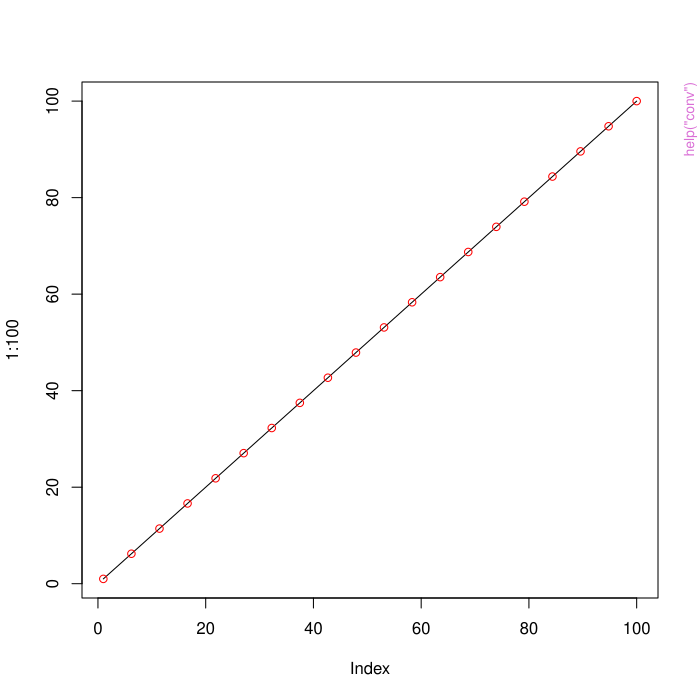

This chart was generated by the following R code:
pkgname <- "voice"
source(file.path(R.home("share"), "R", "examples-header.R"))
options(warn = 1)
library('voice')

base::assign(".oldSearch", base::search(), pos = 'CheckExEnv')
base::assign(".old_wd", base::getwd(), pos = 'CheckExEnv')
cleanEx()
nameEx("class_svm")
### * class_svm

flush(stderr()); flush(stdout())

### Name: class_svm
### Title: Fits, forecasts and gets performance from SVM models, serial and
###   parallelized.
### Aliases: class_svm

### ** Examples

library(voice)



cleanEx()
nameEx("conv")
### * conv

flush(stderr()); flush(stdout())

### Name: conv
### Title: Convolute vectors.
### Aliases: conv

### ** Examples

(c1 <- conv(1:100, compact.to = 0.2, drop.zeros = TRUE))
length(c1$y)
plot(1:100, type = 'l')
points(c1$x, c1$y, col='red')

(v2 <- c(1:5, rep(0,10), 1:10, rep(0,5), 10:20, rep(0,10)))
length(v2)
conv(v2, 0.1, drop.zeros = TRUE, to.data.frame = FALSE)
conv(v2, 0.1, drop.zeros = TRUE, to.data.frame = TRUE)
conv(v2, 0.2, drop.zeros = TRUE)
conv(v2, 0.2, drop.zeros = FALSE)

(v3 <- c(rep(0,10), 1:20, rep(0,3)))
(c3 <- conv(v3, 1/3, drop.zeros = FALSE, to.data.frame = FALSE))
lapply(c3, length)
plot(v3, type = 'l')
points(c3$x, c3$y, col = 'red')

(v4 <- c(rnorm(1:100)))
(c4 <- conv(v4, 1/4, round.off = 3))



cleanEx()
nameEx("conv_df")
### * conv_df

flush(stderr()); flush(stdout())

### Name: conv_df
### Title: Convolute data frames.
### Aliases: conv_df

### ** Examples

library(voice)

# get path to audio file
path2wav <- list.files(system.file('extdata', package = 'wrassp'),
pattern <- glob2rx('*.wav'), full.names = TRUE)

# getting all the 1092 features
ef <- extract_features(dirname(path2wav), features = c('f0','formants',
'zcr','mhs','rms','gain','rfc','ac','cep','dft','css','lps','mfcc'),
mc.cores = 1)

## Not run: 
##D (cef.df <- conv_df(ef, 0.1, id = 'file_name', mc.cores = 1))
##D (cef.df2 <- conv_df(ef, 0.1, id = 'file_name', drop.x = TRUE, mc.cores = 1))
##D 
##D dim(ef)
##D dim(cef.df)
##D dim(cef.df2)
##D (cef.list <- conv_df(ef, 0.1, id = 'file_name', to.data.frame = FALSE, mc.cores = 1))
## End(Not run)



cleanEx()
nameEx("conv_mc")
### * conv_mc

flush(stderr()); flush(stdout())

### Name: conv_mc
### Title: Convolute vectors using multicore.
### Aliases: conv_mc

### ** Examples

library(voice)
# Same result of conv() function if x is a vector
conv(1:100, compact.to = 0.1, drop.zeros = TRUE, to.data.frame = FALSE)
conv_mc(1:100, compact.to = 0.1, drop.zeros = TRUE, to.data.frame = FALSE)

conv(1:100, compact.to = 0.1, drop.zeros = TRUE, to.data.frame = TRUE)
conv_mc(1:100, compact.to = 0.1, drop.zeros = TRUE, to.data.frame = TRUE)

# get path to audio file
path2wav <- list.files(system.file('extdata', package = 'wrassp'),
pattern <- glob2rx('*.wav'), full.names = TRUE)

# getting all the 1092 features
ef <- extract_features(dirname(path2wav), features = c('f0','formants',
'zcr','mhs','rms','gain','rfc','ac','cep','dft','css','lps','mfcc'),
mc.cores = 1)

ef.num <- ef[-1]
nrow(ef.num)
cm1 <- conv_mc(ef.num, compact.to = 0.1, drop.zeros = TRUE,
to.data.frame = FALSE, mc.cores = 1)
names(cm1)
lapply(cm1$f0, length)



cleanEx()
nameEx("expand_model")
### * expand_model

flush(stderr()); flush(stdout())

### Name: expand_model
### Title: Expand model given 'y' and 'x' variables.
### Aliases: expand_model

### ** Examples

expand_model('y', LETTERS[1:4], 1)
expand_model('y', LETTERS[1:4], 2)
expand_model('y', LETTERS[1:4], 3)
expand_model('y', LETTERS[1:4], 4)



cleanEx()
nameEx("extract_features")
### * extract_features

flush(stderr()); flush(stdout())

### Name: extract_features
### Title: Extracts features from WAV audio files.
### Aliases: extract_features

### ** Examples

library(voice)
library(RColorBrewer)
library(ellipse)
library(ggplot2)
library(grDevices)
library(ggfortify)

# get path to audio file
path2wav <- list.files(system.file('extdata', package = 'wrassp'),
pattern <- glob2rx('*.wav'), full.names = TRUE)

# getting all the 1092 features
ef <- extract_features(dirname(path2wav), features = c('f0','formants',
'zcr','mhs','rms','gain','rfc','ac','cep','dft','css','lps','mfcc'),
mc.cores = 1)
dim(ef)
ef

# using the default, i.e., not using 'cep','dft','css' and 'lps' (4*257 = 1028 columns)
ef2 <- extract_features(dirname(path2wav), mc.cores = 1)
dim(ef2)
ef2
table(ef2$file_name)

# limiting filesRange
ef3 <- extract_features(dirname(path2wav), filesRange = 3:6, mc.cores = 1)
dim(ef3)
ef3
table(ef3$file_name)

# calculating correlation of ef2
data <- cor(ef2[-1])

# pane with 100 colors using RcolorBrewer
my_colors <- brewer.pal(5, 'Spectral')
my_colors <- colorRampPalette(my_colors)(100)

# ordering the correlation matrix
ord <- order(data[1, ])
data_ord <- data[ord, ord]
plotcorr(data_ord , col=my_colors[data_ord*50+50] , mar=c(1,1,1,1))

# Principal Component Analysis (PCA)
(pc <- prcomp(na.omit(ef2[-1]), scale = TRUE))
stats::screeplot(pc, type = 'lines')

autoplot(pc, data = na.omit(ef2), colour = 'file_name',
loadings = TRUE, loadings.label = TRUE)



cleanEx()
nameEx("extract_features_py")
### * extract_features_py

flush(stderr()); flush(stdout())

### Name: extract_features_py
### Title: Extract features from WAV audios using Python's Parselmouth
###   library.
### Aliases: extract_features_py

### ** Examples


## Not run: 
##D library(voice)
##D 
##D path2wav <- list.files(system.file('extdata', package = 'wrassp'),
##D pattern <- glob2rx('*.wav'), full.names = TRUE)
##D efp <- extract_features_py(dirname(path2wav))
##D efp
##D table(efp$file_name)
##D 
##D # limiting filesRange
##D efpl <- extract_features_py(dirname(path2wav), filesRange = 3:6)
##D efpl
##D table(efpl$file_name)
## End(Not run)



cleanEx()
nameEx("is_mono")
### * is_mono

flush(stderr()); flush(stdout())

### Name: is_mono
### Title: Verify if an audio is mono.
### Aliases: is_mono

### ** Examples

library(voice)
# get path to audio file
path2wav <- list.files(system.file('extdata', package = 'wrassp'),
pattern <- glob2rx('*.wav'), full.names = TRUE)
is_mono(path2wav[1])
sapply(path2wav, is_mono)



cleanEx()
nameEx("memory")
### * memory

flush(stderr()); flush(stdout())

### Name: memory
### Title: Gives the amount of memory RAM free, total and percentage =
###   free/total.
### Aliases: memory

### ** Examples

## Not run: 
##D library(voice)
##D memory()
## End(Not run)



cleanEx()
nameEx("rm0")
### * rm0

flush(stderr()); flush(stdout())

### Name: rm0
### Title: Transforms 'n' sets of 'm>n' zeros (alternated with sets of non
###   zeros) into 'n' sets of 'n' zeros.
### Aliases: rm0

### ** Examples

(v0 <- c(1:20,rep(0,10)))
(r0 <- rm0(v0))
length(v0)
length(r0)
sum(v0 == 0)

(v1 <- c(rep(0,10),1:20))
(r1 <- rm0(v1))
length(r1)

(v2 <- rep(0,10))
(r2 <- rm0(v2))
length(r2)

(v3 <- c(0:10))
(r3 <- rm0(v3))
length(r3)

(v4 <- c(rep(0,10), 1:10, rep(0,5), 10:20, rep(0,10)))
(r4 <- rm0(v4))
length(r4)
sum(v4 == 0)



cleanEx()
nameEx("rp")
### * rp

flush(stderr()); flush(stdout())

### Name: rp
### Title: Prenda's rule. Returns '2t+p'.
### Aliases: rp

### ** Examples

rp(0,0) # 0
rp(0,1) # 1
rp(1,0) # 2
rp(1,1) # 3
rp(10,12) # 32
rp(12,10) # 34



### * <FOOTER>
###
cleanEx()
options(digits = 7L)
base::cat("Time elapsed: ", proc.time() - base::get("ptime", pos = 'CheckExEnv'),"\n")
grDevices::dev.off()
###
### Local variables: ***
### mode: outline-minor ***
### outline-regexp: "\\(> \\)?### [*]+" ***
### End: ***
quit('no')
